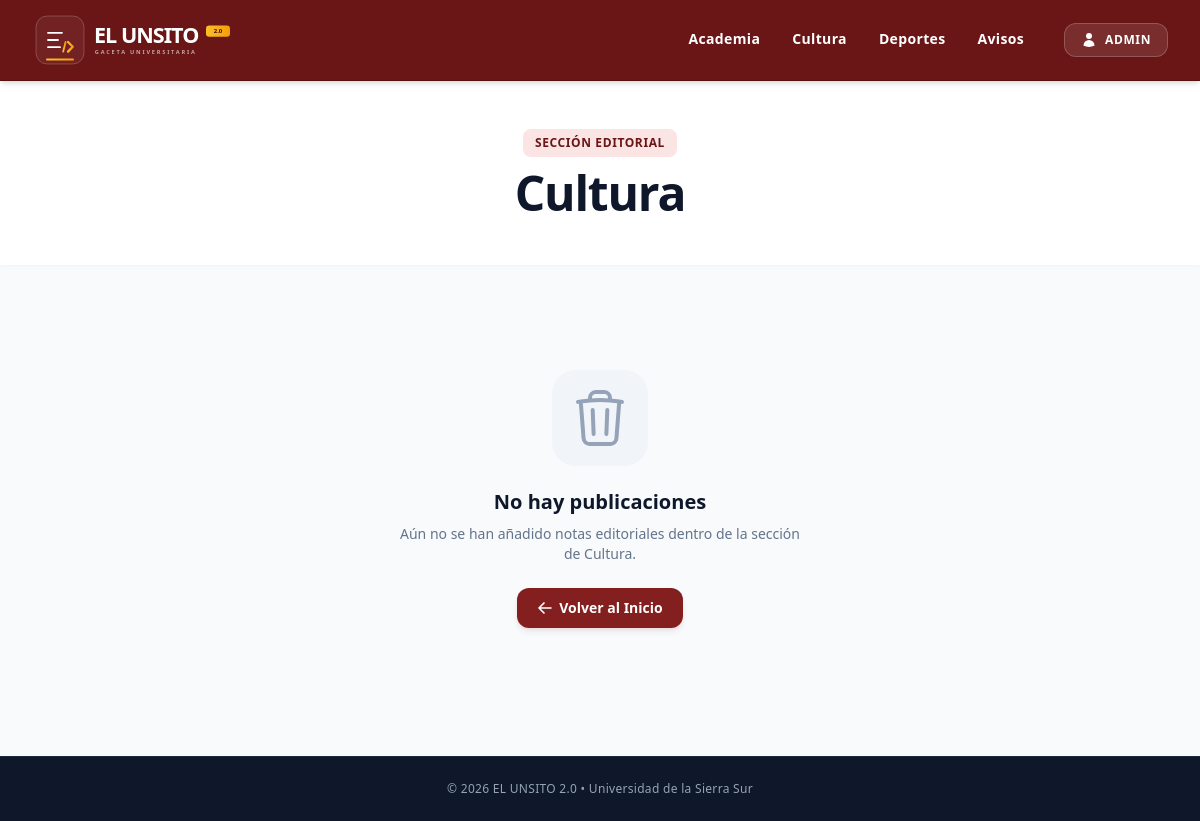
Before: /seccion/cultura with the older database file.
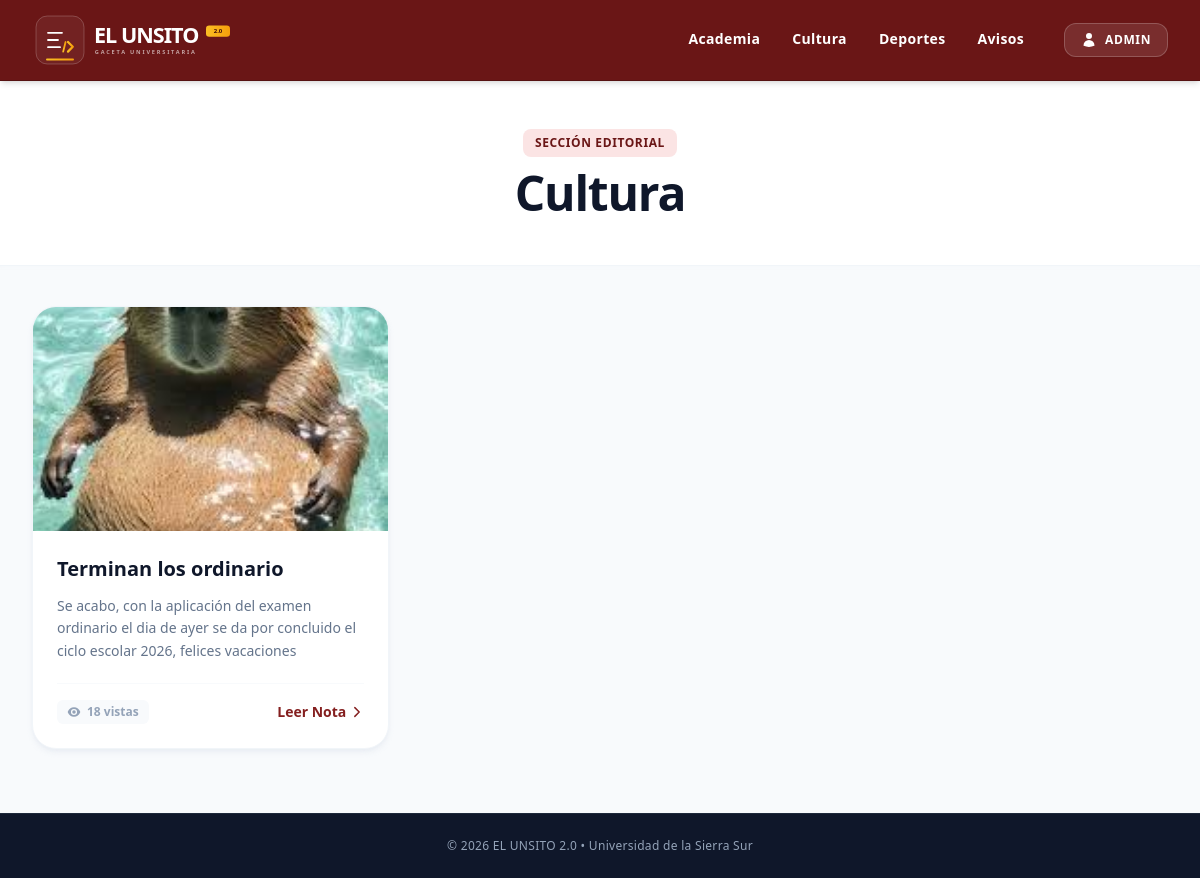
After: the same page with the newer database file.
### app/models.py (models this page shows)
class Seccion(Base):
    __tablename__ = "secciones"
    id = Column(Integer, primary_key=True, index=True)
    nombre = Column(String, unique=True, index=True)
    slug = Column(String, unique=True, index=True)
    noticias = relationship("Noticia", back_populates="seccion")

class Noticia(Base):
    __tablename__ = "noticias"
    id = Column(Integer, primary_key=True, index=True)
    titulo = Column(String, nullable=False)
    contenido = Column(Text, nullable=False)
    imagen_url = Column(String, nullable=True)
    fecha_creacion = Column(DateTime, default=datetime.utcnow)
    fecha_modificacion = Column(DateTime, default=datetime.utcnow, onupdate=datetime.utcnow)
    visitas = Column(Integer, default=0)
    seccion_id = Column(Integer, ForeignKey("secciones.id"))
    seccion = relationship("Seccion", back_populates="noticias")

### app/main.py (the view)
@app.get("/seccion/{slug}")
def ver_seccion(slug: str, request: Request, db: Session = Depends(get_db)):
    seccion = db.query(models.Seccion).filter(
        (models.Seccion.slug == slug.lower()) |
        (models.Seccion.nombre.ilike(slug))
    ).first()
    if not seccion:
        raise HTTPException(status_code=404, detail="Sección no encontrada")
    noticias = crud.obtener_noticias_por_seccion(db, seccion_slug=seccion.slug)
    return templates.TemplateResponse(
        request,
        "seccion.html",
        {"seccion": seccion, "noticias": noticias}
    )

### app/templates/seccion.html (shortened to what this page needs)
<!DOCTYPE html>
<html lang="es" class="h-full bg-slate-50">
<head>
    <script src="https://cdn.tailwindcss.com"></script>
</head>
<body class="flex flex-col min-h-full font-sans antialiased text-slate-800">
    <nav class="bg-institucional-700 text-white shadow-md sticky top-0 z-50 border-b border-institucional-800 py-3">
        <div class="max-w-7xl mx-auto px-4 sm:px-6 lg:px-8">
            <div class="flex items-center justify-between">
                <div class="flex-shrink-0 flex items-center">
                    <a class="flex items-center" href="/">
                        <img src="/static/imagenes/Logo.svg" alt="EL UNSITO 2.0" class="h-14 w-auto select-none block">
                    </a>
                </div>
                <div class="hidden md:flex items-center gap-8 font-bold text-sm tracking-wide">
                    <a class="hover:text-amber-300 transition-colors py-2 border-b-2 border-transparent hover:border-amber-400" href="/seccion/academia">Academia</a>
                    <a class="hover:text-amber-300 transition-colors py-2 border-b-2 border-transparent hover:border-amber-400" href="/seccion/cultura">Cultura</a>
                    <a class="hover:text-amber-300 transition-colors py-2 border-b-2 border-transparent hover:border-amber-400" href="/seccion/deportes">Deportes</a>
                    <a class="hover:text-amber-300 transition-colors py-2 border-b-2 border-transparent hover:border-amber-400" href="/seccion/avisos-oficiales">Avisos</a>
                    <a class="ml-2 bg-white/10 hover:bg-white text-white hover:text-institucional-700 border border-white/20 hover:border-white transition-all px-4 py-2 rounded-xl text-xs uppercase font-extrabold tracking-wider flex items-center gap-2 shadow-sm" href="/login">
                        Admin
                    </a>
                </div>
            </div>
        </div>
    </nav>
    <header class="bg-white py-12 border-b border-slate-100 mb-10 shadow-sm shadow-slate-100/50">
        <div class="max-w-7xl mx-auto px-4 sm:px-6 lg:px-8 text-center">
            <span class="inline-block bg-institucional-100 text-institucional-700 font-extrabold text-xs tracking-wider uppercase px-3 py-1.5 rounded-lg mb-3">
                Sección Editorial
            </span>
            <h1 class="text-4xl sm:text-5xl font-black text-slate-900 tracking-tight">
                {{ seccion.nombre }}
            </h1>
        </div>
    </header>
    <main class="flex-grow max-w-7xl w-full mx-auto px-4 sm:px-6 lg:px-8 mb-16">
        {% if noticias %}
            <div class="grid grid-cols-1 md:grid-cols-2 lg:grid-cols-3 gap-8">
                {% for noticia in noticias %}
                <article class="bg-white rounded-3xl shadow-md shadow-slate-200/60 border border-slate-100 overflow-hidden flex flex-col transform hover:-translate-y-1 hover:shadow-xl transition-all duration-300">
                    <div class="h-56 w-full bg-slate-100 overflow-hidden relative">
                        <img src="{{ noticia.imagen_url }}" class="w-full h-full object-cover object-center" alt="Portada de la nota">
                    </div>
                    <div class="p-6 flex flex-col flex-grow">
                        <h2 class="text-xl font-bold text-slate-900 line-clamp-2 mb-3 leading-snug">
                            {{ noticia.titulo }}
                        </h2>
                        <p class="text-slate-500 text-sm line-clamp-3 flex-grow mb-5 leading-relaxed">
                            {{ noticia.contenido }}
                        </p>
                        <div class="flex items-center justify-between pt-4 border-t border-slate-50">
                            <span class="inline-flex items-center gap-1.5 text-xs font-semibold text-slate-400 bg-slate-50 px-2.5 py-1 rounded-md">
                                {{ noticia.visitas }} vistas
                            </span>
                            <a href="/noticia/{{ noticia.id }}" class="inline-flex items-center gap-1 text-sm font-bold text-institucional-600 hover:text-institucional-800 transition-colors group">
                                Leer Nota
                                <svg xmlns="http://www.w3.org/2000/svg" fill="none" viewBox="0 0 24 24" stroke-width="2.5" stroke="currentColor" class="w-3.5 h-3.5 group-hover:translate-x-0.5 transition-transform">
                                    <path stroke-linecap="round" stroke-linejoin="round" d="m8.25 4.5 7.5 7.5-7.5 7.5" />
                                </svg>
                            </a>
                        </div>
                    </div>
                </article>
                {% endfor %}
            </div>
        {% else %}
            <div class="max-w-md mx-auto text-center py-16 px-4">
                <div class="bg-slate-100 p-4 rounded-3xl inline-block mb-4 text-slate-400">
                </div>
                <h3 class="text-xl font-bold text-slate-900 mb-2">No hay publicaciones</h3>
                <p class="text-slate-500 text-sm mb-6">Aún no se han añadido notas editoriales dentro de la sección de {{ seccion.nombre }}.</p>
                <a href="/" class="inline-flex items-center gap-1.5 bg-institucional-600 hover:bg-institucional-700 text-white font-bold text-sm px-5 py-2.5 rounded-xl shadow-md shadow-institucional-600/10 transition-all">
                    <svg xmlns="http://www.w3.org/2000/svg" fill="none" viewBox="0 0 24 24" stroke-width="2.5" stroke="currentColor" class="w-4 h-4">
                        <path stroke-linecap="round" stroke-linejoin="round" d="M10.5 19.5 3 12m0 0 7.5-7.5M3 12h18" />
                    </svg>
                    Volver al Inicio
                </a>
            </div>
        {% endif %}
    </main>
    <footer class="bg-slate-900 text-slate-400 py-6 border-t border-slate-800">
        <div class="max-w-7xl mx-auto px-4 text-center">
            <p class="text-xs font-medium tracking-wide">&copy; 2026 EL UNSITO 2.0 &bull; Universidad de la Sierra Sur</p>
        </div>
    </footer>
</body>
</html>

Changed rows visible on the page:
shown differently, row unchanged: Seccion "Cultura": nombre "Cultura" → (not shown)
added Noticia: imagen_url (picture), titulo "Terminan los ordinario", contenido "Se acabo, con la aplicación del examen ordinario el dia de ayer se da por concluido el ciclo escolar 2026, felices vacaciones", visitas "18"
Other visible differences:
text no longer shown: "No hay publicaciones Aún no se han añadido notas editoriales dentro de la sección de . Volver al Inicio"
